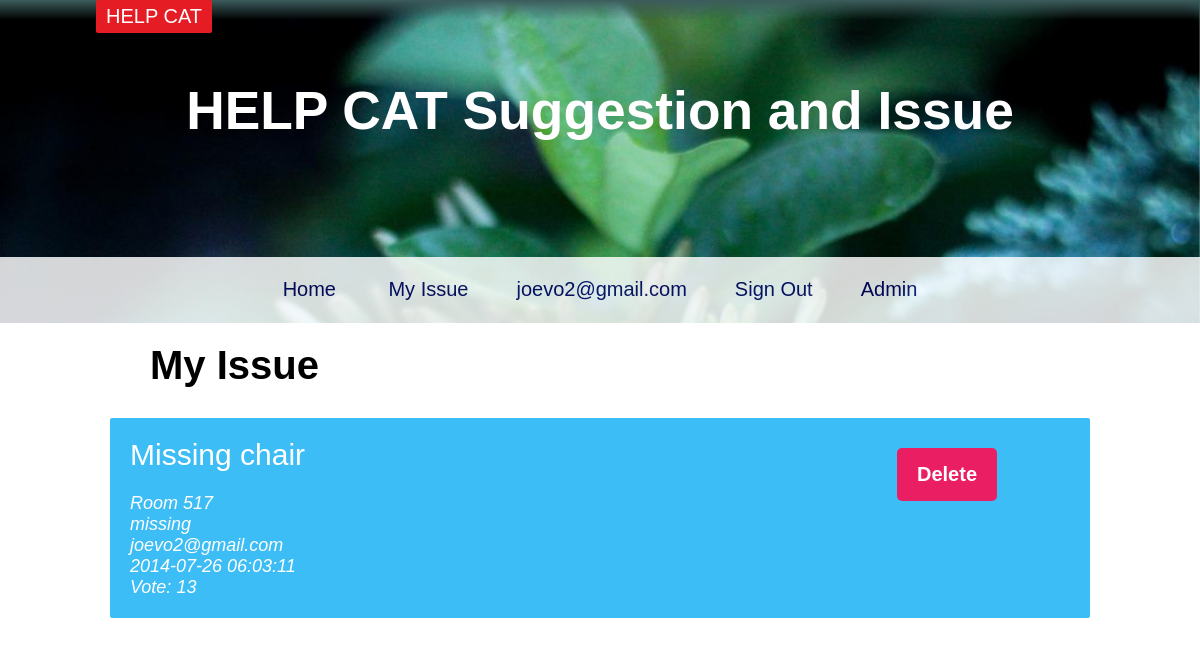
Screenshot of /myissue.php (signed in) with the database file from the repository.
### tables this page shows
CREATE TABLE IF NOT EXISTS `complaint` (
  `id` int(10) NOT NULL AUTO_INCREMENT,
  `issue` text NOT NULL,
  `location` varchar(32) NOT NULL,
  `timestamp` timestamp NOT NULL DEFAULT CURRENT_TIMESTAMP,
  `tag` varchar(32) NOT NULL,
  `email` varchar(64) NOT NULL,
  `vote` int(16) NOT NULL,
  PRIMARY KEY (`id`)
);

### myissue.php (the view, shortened to what this page needs)
<?php
  include "logic/function.php";
?>
  <head>
    <link rel='stylesheet' type="text/css" href="style.css">
  </head>
    <body>
        <div class="logonav">
            <div id="logo">HELP CAT</div>
        </div>
        <header>
            <h1 id="title">HELP CAT Suggestion and Issue</h1>
            <?php include "nav.php"; ?>
        </header>
    <main>
      <h2 class='heading'>My Issue</h2>
      <div>
      <?php
        $result = mysqli_query($con,"SELECT * FROM complaint WHERE email='" . $_SESSION['user'] . "' ORDER BY timestamp DESC;");
        while($row = mysqli_fetch_array($result)) {
          print "<div class='textbox'>";
          print "<div class='box'>";
          print "<div class='p'>";
          print $row['issue'];
          print "</div>";
          print "<br>\n";
          print $row['location'];
          print "<br>\n";
          print $row['tag'];
          print "<br>\n";
          print $row['email'];
          print "<br>\n";
          print $row['timestamp'];
          print "<br>\n";
          print "Vote: ".$row['vote'];
          ?>
          <br>
          </div>
            <div class='deletebox'>
              <form method='post' class="form">
                <input type="submit" class='deletebutton' name="delete" value="Delete">
              </form>
            </div>
        </div>
      <?php
        }
      ?>
      </div>
    </main>
  </body>
</html>

### style.css (style rules this page uses)
* { font-family: Helvetica; -webkit-font-smoothing: antialiased; -webkit-box-sizing: border-box; -moz-box-sizing: border-box; box-sizing: border-box; }
body { width: 100%; margin: 0 auto; }
.logonav { position: fixed; width: 100%; height: 20px; background:-webkit-linear-gradient(rgba(60,92,92,1),rgba(92,92,92,0)); z-index: 1; }
#logo { font-size: 20px; color: white; background-color: rgba(229, 28, 35, 1); margin-left: 8%; padding: 5px 10px; display: inline-block; border-radius: 2px; }
header { background-image: url('img/himg1.jpg'); background-attachment: fixed; background-repeat: no-repeat; background-size: cover; position: relative; width: 100%; }
#title { text-align: center; font-size: 40pt; padding: 80px; color: white; }
form input { border: 1px solid gray; padding: 10px 15px; margin: 5px auto; font-size: 15px; }
main { max-width: 1000px; margin: 0 auto; }
.textbox { padding: 2%; margin: 1%; border: 0px; font-size: 18px; font-style: italic; border-radius: 2px; color : white; display: block; background-color: rgba(41, 182, 246, 0.9); }
.p { font-size: 30px; font-style: normal; color: white; }
.heading { padding: 2% 5%; font-size: 40px; margin: 0 auto; }
.deletebox { vertical-align: top; width: 100px; display: inline-block; }
.deletebutton { width: 100px; margin: 10px; -webkit-appearance: none; color: white; border-radius: 5px; border: 0; font-weight: bold; background-color: rgba(233, 30, 99, 1); font-size: 20px; padding: 15px 10px; }
.box { width: 80%; display: inline-block; }
.form { margin: 0; }

### rows the page displays
complaint: issue "Missing chair", location "Room 517", tag "missing", email "joevo2@gmail.com", timestamp "2014-07-26 06:03:11", vote "13"

### other values shown
$_SESSION['user'] "joevo2@gmail.com"
